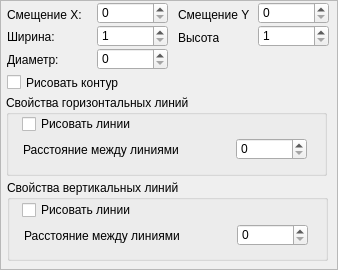
          <widget class="QWidget" name="scrollAreaWidgetContents_6">
           <property name="geometry">
            <rect>
             <x>0</x>
             <y>0</y>
             <width>338</width>
             <height>270</height>
            </rect>
           </property>
           <layout class="QVBoxLayout" name="verticalLayout_9">
            <property name="spacing">
             <number>0</number>
            </property>
            <property name="margin">
             <number>0</number>
            </property>
            <item>
             <widget class="QFrame" name="frameMask_2">
              <property name="minimumSize">
               <size>
                <width>0</width>
                <height>270</height>
               </size>
              </property>
              <property name="frameShape">
               <enum>QFrame::StyledPanel</enum>
              </property>
              <property name="frameShadow">
               <enum>QFrame::Raised</enum>
              </property>
              <widget class="QSpinBox" name="spinGridDiameter">
               <property name="geometry">
                <rect>
                 <x>97</x>
                 <y>48</y>
                 <width>71</width>
                 <height>22</height>
                </rect>
               </property>
               <property name="maximum">
                <number>99999</number>
               </property>
               <property name="value">
                <number>0</number>
               </property>
              </widget>
              <widget class="QLabel" name="label_53">
               <property name="geometry">
                <rect>
                 <x>178</x>
                 <y>7</y>
                 <width>71</width>
                 <height>16</height>
                </rect>
               </property>
               <property name="text">
                <string>Смещение Y:</string>
               </property>
              </widget>
              <widget class="QGroupBox" name="groupBox_7">
               <property name="geometry">
                <rect>
                 <x>7</x>
                 <y>180</y>
                 <width>321</width>
                 <height>81</height>
                </rect>
               </property>
               <property name="title">
                <string>Свойства вертикальных линий</string>
               </property>
               <widget class="QSpinBox" name="spinGridVerLinesDistance">
                <property name="geometry">
                 <rect>
                  <x>230</x>
                  <y>44</y>
                  <width>71</width>
                  <height>22</height>
                 </rect>
                </property>
                <property name="maximum">
                 <number>99999</number>
                </property>
               </widget>
               <widget class="QLabel" name="label_54">
                <property name="geometry">
                 <rect>
                  <x>17</x>
                  <y>40</y>
                  <width>211</width>
                  <height>31</height>
                 </rect>
                </property>
                <property name="text">
                 <string>Расстояние между линиями</string>
                </property>
               </widget>
               <widget class="QCheckBox" name="checkGridPrintVerLines">
                <property name="geometry">
                 <rect>
                  <x>15</x>
                  <y>20</y>
                  <width>281</width>
                  <height>20</height>
                 </rect>
                </property>
                <property name="text">
                 <string>Рисовать линии</string>
                </property>
               </widget>
              </widget>
              <widget class="QLabel" name="label_55">
               <property name="geometry">
                <rect>
                 <x>7</x>
                 <y>29</y>
                 <width>53</width>
                 <height>16</height>
                </rect>
               </property>
               <property name="text">
                <string>Ширина:</string>
               </property>
              </widget>
              <widget class="QLabel" name="label_56">
               <property name="geometry">
                <rect>
                 <x>178</x>
                 <y>28</y>
                 <width>41</width>
                 <height>20</height>
                </rect>
               </property>
               <property name="text">
                <string>Высота:</string>
               </property>
              </widget>
              <widget class="QGroupBox" name="groupBox_8">
               <property name="geometry">
                <rect>
                 <x>6</x>
                 <y>95</y>
                 <width>321</width>
                 <height>81</height>
                </rect>
               </property>
               <property name="title">
                <string>Свойства горизонтальных линий</string>
               </property>
               <widget class="QCheckBox" name="checkGridPrintHorLines">
                <property name="geometry">
                 <rect>
                  <x>16</x>
                  <y>19</y>
                  <width>281</width>
                  <height>20</height>
                 </rect>
                </property>
                <property name="text">
                 <string>Рисовать линии</string>
                </property>
               </widget>
               <widget class="QSpinBox" name="spinGridHorLinesDistance">
                <property name="geometry">
                 <rect>
                  <x>230</x>
                  <y>43</y>
                  <width>71</width>
                  <height>22</height>
                 </rect>
                </property>
                <property name="maximum">
                 <number>99999</number>
                </property>
               </widget>
               <widget class="QLabel" name="label_57">
                <property name="geometry">
                 <rect>
                  <x>17</x>
                  <y>40</y>
                  <width>211</width>
                  <height>31</height>
                 </rect>
                </property>
                <property name="text">
                 <string>&lt;html&gt;&lt;head/&gt;&lt;body&gt;&lt;p&gt;Расстояние между линиями&lt;/p&gt;&lt;/body&gt;&lt;/html&gt;</string>
                </property>
               </widget>
              </widget>
              <widget class="QSpinBox" name="spinGridOffsetY">
               <property name="geometry">
                <rect>
                 <x>258</x>
                 <y>2</y>
                 <width>71</width>
                 <height>22</height>
                </rect>
               </property>
               <property name="maximum">
                <number>99999</number>
               </property>
              </widget>
              <widget class="QLabel" name="label_58">
               <property name="geometry">
                <rect>
                 <x>7</x>
                 <y>52</y>
                 <width>61</width>
                 <height>16</height>
                </rect>
               </property>
               <property name="text">
                <string>Диаметр:</string>
               </property>
              </widget>
              <widget class="QLabel" name="label_59">
               <property name="geometry">
                <rect>
                 <x>7</x>
                 <y>7</y>
                 <width>81</width>
                 <height>16</height>
                </rect>
               </property>
               <property name="text">
                <string>Смещение X:</string>
               </property>
              </widget>
              <widget class="QSpinBox" name="spinGridWidth">
               <property name="geometry">
                <rect>
                 <x>97</x>
                 <y>25</y>
                 <width>71</width>
                 <height>22</height>
                </rect>
               </property>
               <property name="minimum">
                <number>1</number>
               </property>
               <property name="maximum">
                <number>99999</number>
               </property>
              </widget>
              <widget class="QSpinBox" name="spinGridHeight">
               <property name="geometry">
                <rect>
                 <x>258</x>
                 <y>25</y>
                 <width>71</width>
                 <height>22</height>
                </rect>
               </property>
               <property name="minimum">
                <number>1</number>
               </property>
               <property name="maximum">
                <number>99999</number>
               </property>
              </widget>
              <widget class="QCheckBox" name="checkGridPrintContour">
               <property name="geometry">
                <rect>
                 <x>7</x>
                 <y>74</y>
                 <width>121</width>
                 <height>17</height>
                </rect>
               </property>
               <property name="text">
                <string>Рисовать контур</string>
               </property>
              </widget>
              <widget class="QSpinBox" name="spinGridOffsetX">
               <property name="geometry">
                <rect>
                 <x>97</x>
                 <y>2</y>
                 <width>71</width>
                 <height>22</height>
                </rect>
               </property>
               <property name="maximum">
                <number>99999</number>
               </property>
              </widget>
             </widget>
            </item>
           </layout>
          </widget>
